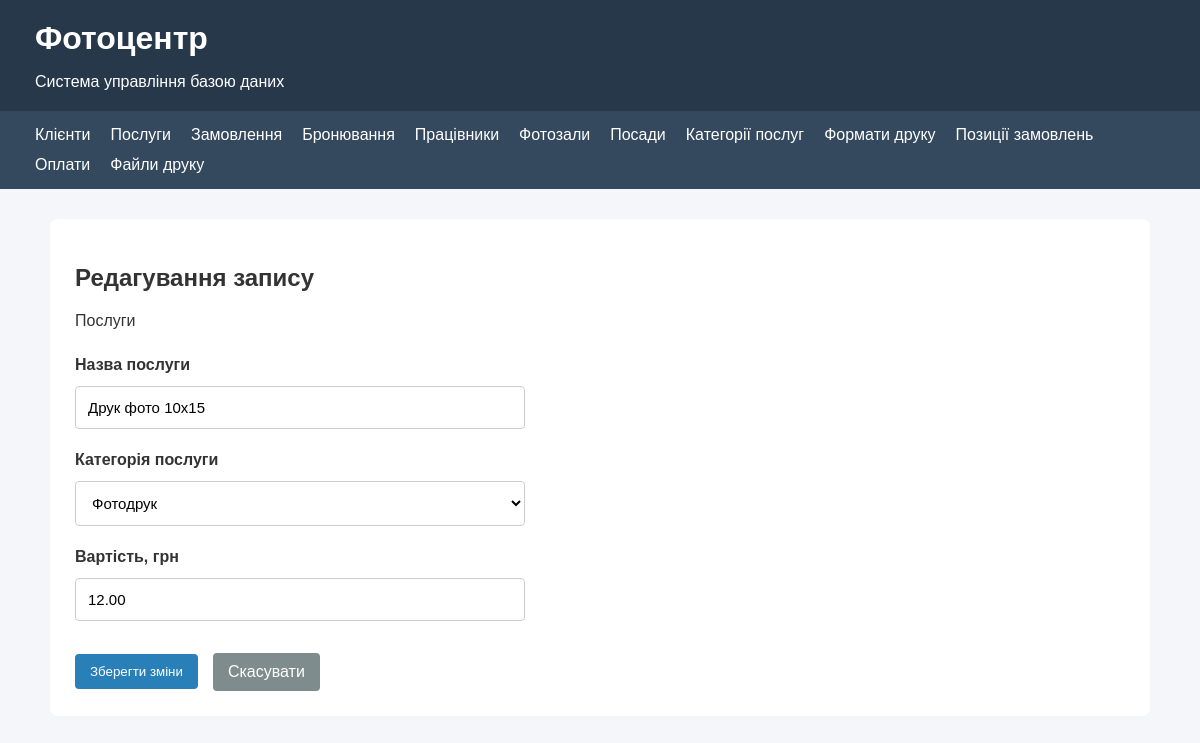
The app's page /form.php?entity=services&id=1 with its own data.
### tables this page shows
CREATE TABLE `Service` (
  `service_id` int NOT NULL AUTO_INCREMENT,
  `category_id` int NOT NULL,
  `service_name` varchar(100) NOT NULL,
  `base_price` decimal(8,2) NOT NULL,
  PRIMARY KEY (`service_id`),
  KEY `fk_service_category` (`category_id`),
  CONSTRAINT `fk_service_category` FOREIGN KEY (`category_id`) REFERENCES `ServiceCategory` (`category_id`) ON DELETE RESTRICT,
  CONSTRAINT `chk_service_price` CHECK ((`base_price` >= 0))
);

### src/functions.php (called while the page is built, shortened)
<?php
function e($value): string
{
    return htmlspecialchars(
        (string) $value,
        ENT_QUOTES | ENT_SUBSTITUTE,
        'UTF-8'
    );
}

### src/crud.php (called while the page is built, shortened)
<?php
function crud_config(string $table): array
{
    require_once __DIR__ . '/entities.php';
    foreach (entities() as $entity) {
        if ($entity['table'] === $table) {
            return [
                'id' => $entity['id'],
                'fields' => array_keys($entity['fields'])
            ];
        }
    }
    throw new InvalidArgumentException(
        'Недозволена таблиця.'
    );
}
function find_record(PDO $pdo, string $table, int $id)
{
    $config = crud_config($table);
    $pk = $config['id'];
    $stmt = $pdo->prepare(
        "SELECT * FROM `$table` WHERE `$pk` = :id"
    );
    $stmt->execute(['id' => $id]);
    return $stmt->fetch();
}

### src/entities.php (called while the page is built, shortened)
<?php
function get_entity(): array
{
    $key = $_GET['entity'] ?? '';
    $all = entities();
    return $all[$key];
}
function foreign_label_sql(
    PDO $pdo,
    array $foreign,
    string $alias
): string {
    $id = $alias . '.`' . $foreign['id'] . '`';
    $label = $alias . '.`' . $foreign['label'] . '`';
    if (empty($foreign['with_id'])) {
        return $label;
    }
    $prefix = $pdo->quote(
        $foreign['label_prefix'] ?? ''
    );
    return "CONCAT('#', $id, ' — ', $prefix, $label)";
}

### public/form.php (the view, shortened to what this page needs)
<?php
require_once __DIR__ . '/../src/db.php';
require_once __DIR__ . '/../src/functions.php';
require_once __DIR__ . '/../src/entities.php';
require_once __DIR__ . '/../src/crud.php';
$config = get_entity();
$key = $_GET['entity'];
$table = $config['table'];
$fields = $config['fields'];
$options = [];
foreach ($fields as $name => $field) {
    if (isset($field['foreign'])) {
        $foreign = $field['foreign'];
        $foreignTable = $foreign['table'];
        $foreignId = $foreign['id'];
        $labelSql = foreign_label_sql($pdo, $foreign, 'f');
        $stmt = $pdo->query(
            "SELECT f.`$foreignId`, $labelSql
            FROM `$foreignTable` f
            ORDER BY 2"
        );
        $options[$name] =
            $stmt->fetchAll(PDO::FETCH_KEY_PAIR);
    }
}
$listUrl = 'list.php?entity=' . $key;
$id = filter_input(INPUT_GET, 'id', FILTER_VALIDATE_INT);
$isEdit = $id !== null && $id !== false;
$values = array_fill_keys(array_keys($fields), '');
if ($isEdit) {
    $record = find_record($pdo, $table, $id);
foreach ($fields as $name => $field) {
    $values[$name] = $record[$name] ?? '';
}
}
$title = $isEdit
    ? 'Редагування запису'
    : 'Додавання запису';
?>
<!DOCTYPE html>
<html lang="uk">
<head>
    <link rel="stylesheet" href="css/style.css">
</head>
<body>
<?php require __DIR__ . '/../src/nav.php'; ?>
<main>
    <h2><?= e($title) ?></h2>
    <p><?= e($config['title']) ?></p>
    <form method="post"
          action="form.php?entity=<?= e($key) ?><?= $isEdit ? '&amp;id=' . e($id) : '' ?>"
          class="client-form">
        <?php foreach ($fields as $name => $field): ?>
            <label for="<?= e($name) ?>">
                <?= e($field['label']) ?>
            </label>
        <?php if ($field['type'] === 'select'): ?>
            <select id="<?= e($name) ?>"
                    name="<?= e($name) ?>"
                    <?= $field['required'] ? 'required' : '' ?>>
                <?php foreach ($options[$name] as $optionId => $optionLabel): ?>
                    <option value="<?= e($optionId) ?>"
                        <?= (string) $values[$name] === (string) $optionId
                            ? 'selected' : '' ?>>
                        <?= e($optionLabel) ?>
                    </option>
                <?php endforeach; ?>
            </select>
            <?php else: ?>
                <input
                    id="<?= e($name) ?>"
                    name="<?= e($name) ?>"
                    type="<?= match ($field['type']) {
                        'integer', 'decimal' => 'number',
                        'phone' => 'tel',
                        'datetime' => 'datetime-local',
                        default => 'text'
                    } ?>"
                    <?php if ($field['type'] === 'datetime'): ?>
                        step="1"
                    <?php endif; ?>
                    value="<?= e($values[$name]) ?>"
                    <?php if (isset($field['max'])): ?>
                        maxlength="<?= e($field['max']) ?>"
                    <?php endif; ?>
                    <?php if ($field['type'] === 'decimal'): ?>
                        min="<?= !empty($field['positive'])
                            ? '0.01' : '0' ?>"
                        max="<?= str_repeat(
                            '9',
                            $field['digits'] ?? 6
                        ) . '.99' ?>"
                        step="0.01"
                    <?php endif; ?>
                    <?= $field['required'] ? 'required' : '' ?>
                >
            <?php endif; ?>
        <?php endforeach; ?>
        <div class="form-actions">
            <button type="submit">
                <?= $isEdit
                    ? 'Зберегти зміни'
                    : 'Зберегти' ?>
            </button>
            <a href="<?= e($listUrl) ?>"
               class="cancel-btn">
                Скасувати
            </a>
        </div>
    </form>
</main>
</body>
</html>

### public/css/style.css (style rules this page uses)
* { box-sizing: border-box; }
body { margin: 0; font-family: Arial, sans-serif; background-color: #f4f6f9; color: #333; }
main { max-width: 1100px; margin: 30px auto; padding: 25px; background: white; border-radius: 8px; }
input { padding: 10px; border: 1px solid #ccc; border-radius: 4px; }
button { padding: 10px 15px; background-color: #2980b9; color: white; border: none; border-radius: 4px; cursor: pointer; }
.client-form { display: flex; flex-direction: column; gap: 12px; max-width: 450px; }
.client-form label { font-weight: bold; margin-top: 10px; }
.client-form input { width: 100%; padding: 12px; border: 1px solid #ccc; border-radius: 4px; font-size: 15px; }
.form-actions { display: flex; align-items: center; gap: 15px; margin-top: 20px; }
.cancel-btn { display: inline-block; padding: 10px 15px; color: white; background-color: #7f8c8d; border-radius: 4px; text-decoration: none; }
.client-form select { width: 100%; padding: 12px; border: 1px solid #ccc; border-radius: 4px; background-color: white; font-size: 15px; }

### records on screen
service: service_name "Друк фото 10x15", category_id "Фотодрук", base_price "12.00"

### other values on screen
$title "Редагування запису"
$config['title'] "Послуги"
$field['label'] "Назва послуги"
$field['label'] "Категорія послуги"
$field['label'] "Вартість, грн"
